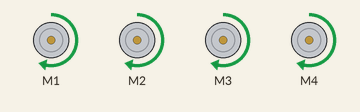
This sketch was run on a simulated Arduino Uno, built with avr-gcc and run on an emulated ATmega328P. Parts: 4 × DC motor (green arrow = forward, orange = backward, longer = faster). What the sketch prints to the serial monitor is not drawn.

Above: at 2.5 s.
At 5.2 s:
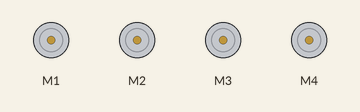
Timing chart, 0 to 7.2 s (numbered marks = the images above):
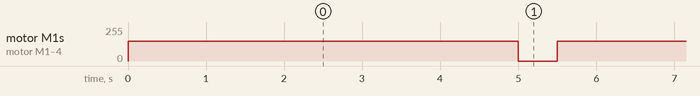

Measured:
- by itself, motor M1–4: alternates forward 150/255 for 5.0 s and stopped for 0.50 s

The sketch:

CNW_Motor.ino
```cpp
#include <AFMotor.h>   // Library for L293D Motor Shield

// Define motors
AF_DCMotor motor1(1);   // Motor 1 (M1)
AF_DCMotor motor2(2);   // Motor 2 (M2)
AF_DCMotor motor3(3);   // Motor 3 (M3)
AF_DCMotor motor4(4);   // Motor 4 (M4)

void setup() {
  Serial.begin(9600);

}
void loop() {
  // Move motors forward at different speeds
  Serial.println("Moving Forward...");
  motor1.setSpeed(150);
  motor2.setSpeed(150);
  motor3.setSpeed(150);
  motor4.setSpeed(150);

  motor1.run(FORWARD);
  motor2.run(FORWARD);
  motor3.run(FORWARD);
  motor4.run(FORWARD);
  delay(5000);
  motor1.run(RELEASE);
  motor2.run(RELEASE);
  motor3.run(RELEASE);
  motor4.run(RELEASE);
  delay(500);
}
```
